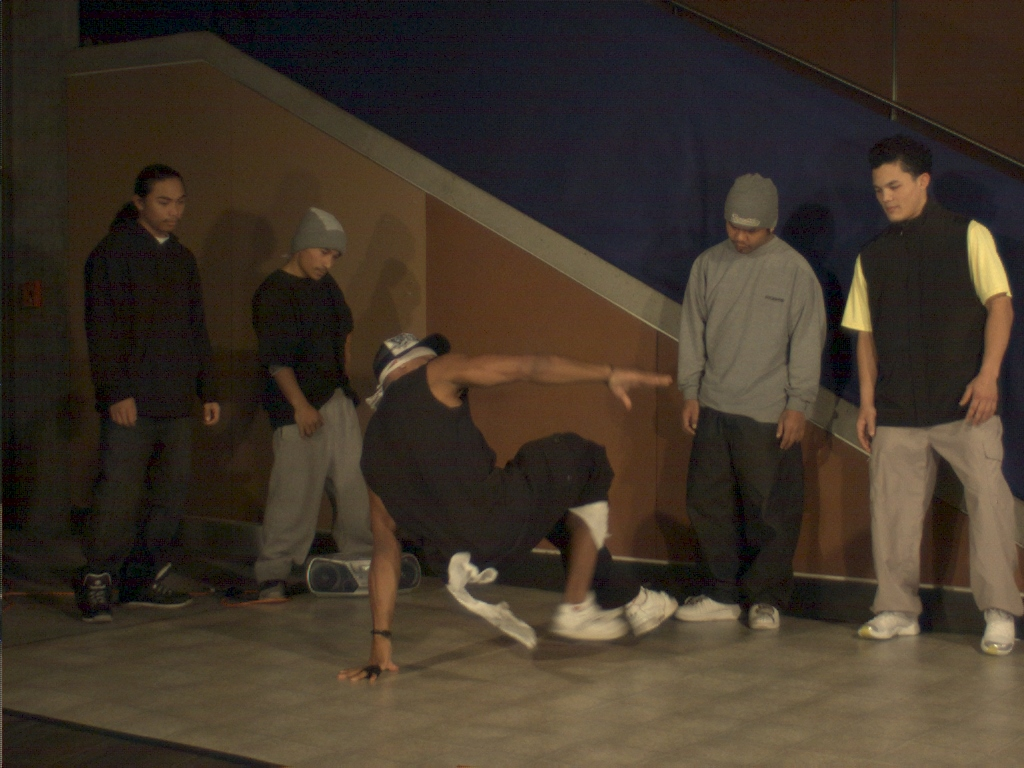
//> input picture test_img/color-cam0-f000.jpg, 1024 x 768 px
$ ./main ../test_img/color-cam0-f000.jpg ../test_img/depth-cam0-f000.png ../test_img/color-cam1-f000.jpg ../test_img/depth-cam1-f000.png   (built with g++ and OpenCV 4)
//> lines starting //> are read from the running program, lines starting //| are printed output that depends on the picture
#include<iostream>
#include<string>
#include<fstream>
#include<opencv2/core/core.hpp>
#include<opencv2/highgui/highgui.hpp>
#include<opencv2/calib3d/calib3d.hpp>
#include <opencv2/imgproc/imgproc.hpp>
#include"Camera.h"
#include"Frame.h"
#include"Virtual_ViewPoint.h"
using namespace std;
//输入两个虚拟视点，以及补丁图像
// [80 lines left out: functions Compelement_Hole, load_cams, not called in this run]

int main(int argc, char**argv)
{

    if(argc != 5){
        cerr << endl << "Usage: ./Line path_to_image1 path_to_image2" << endl;
        return 1;
    }
    string imagePath1=string(argv[1]);
    string depthPath1=string(argv[2]);
    string imagePath2=string(argv[3]);
    string depthPath2=string(argv[4]);
    cout<<"import two images and depthimages"<<endl;
    cv::Mat img1=cv::imread(imagePath1,0);
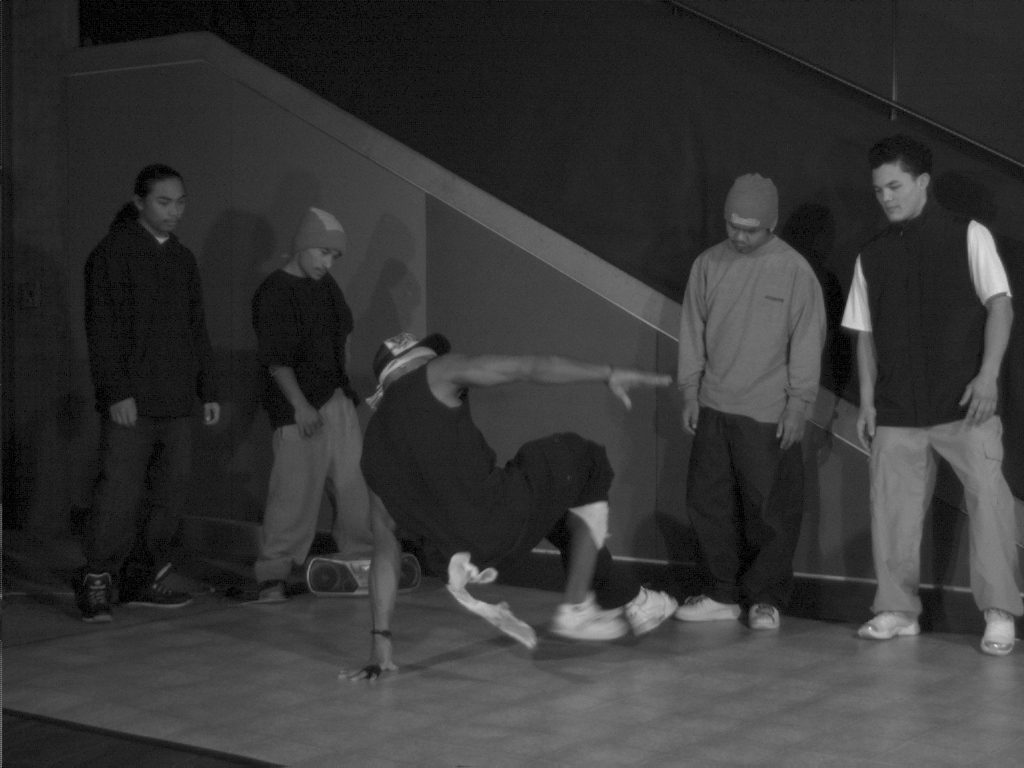
//> img1: 768 rows x 1024 cols, CV_8UC1; min 0, max 239, mean 54.1
    cv::Mat depth_img1=cv::imread(depthPath1,0);
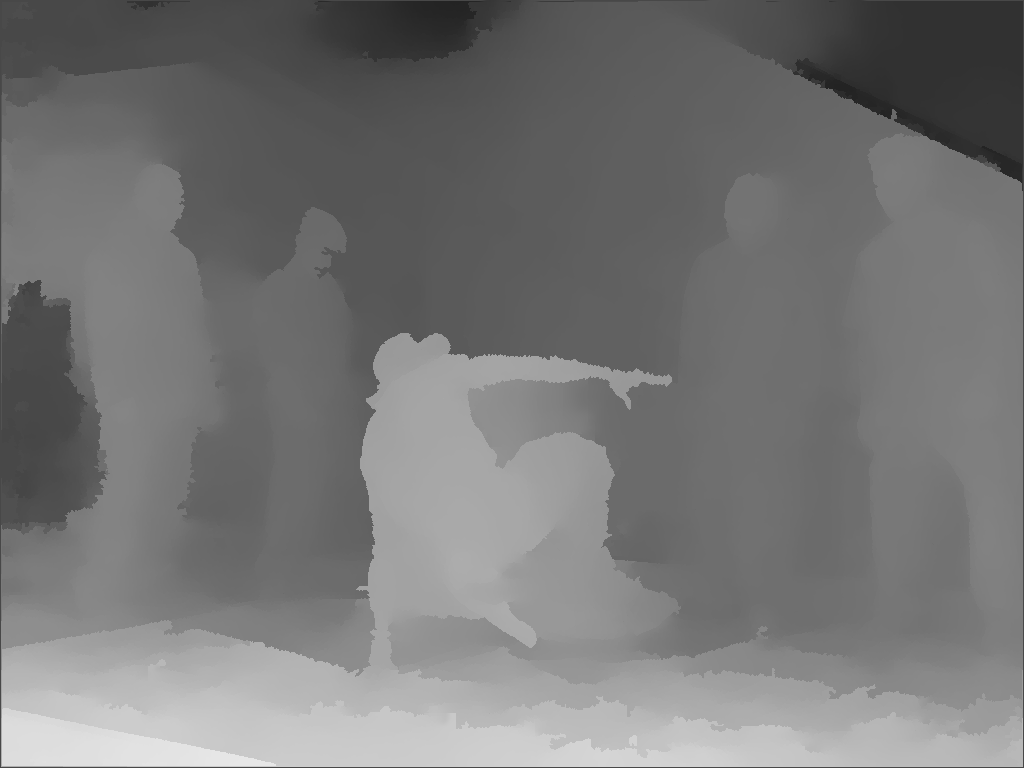
//> input picture test_img/depth-cam0-f000.png, 1024 x 768 px
//> depth_img1 is the input picture: 768 rows x 1024 cols, CV_8UC1; min 35, max 231, mean 118.1
    cv::Mat img2=cv::imread(imagePath2,0);
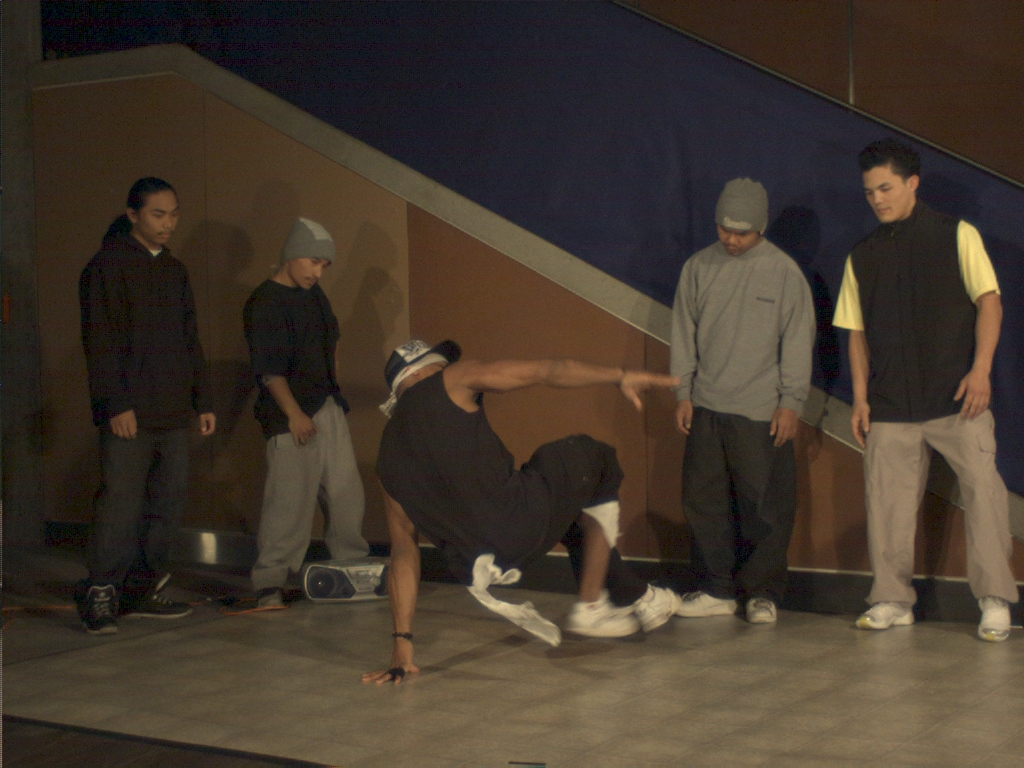
//> input picture test_img/color-cam1-f000.jpg, 1024 x 768 px
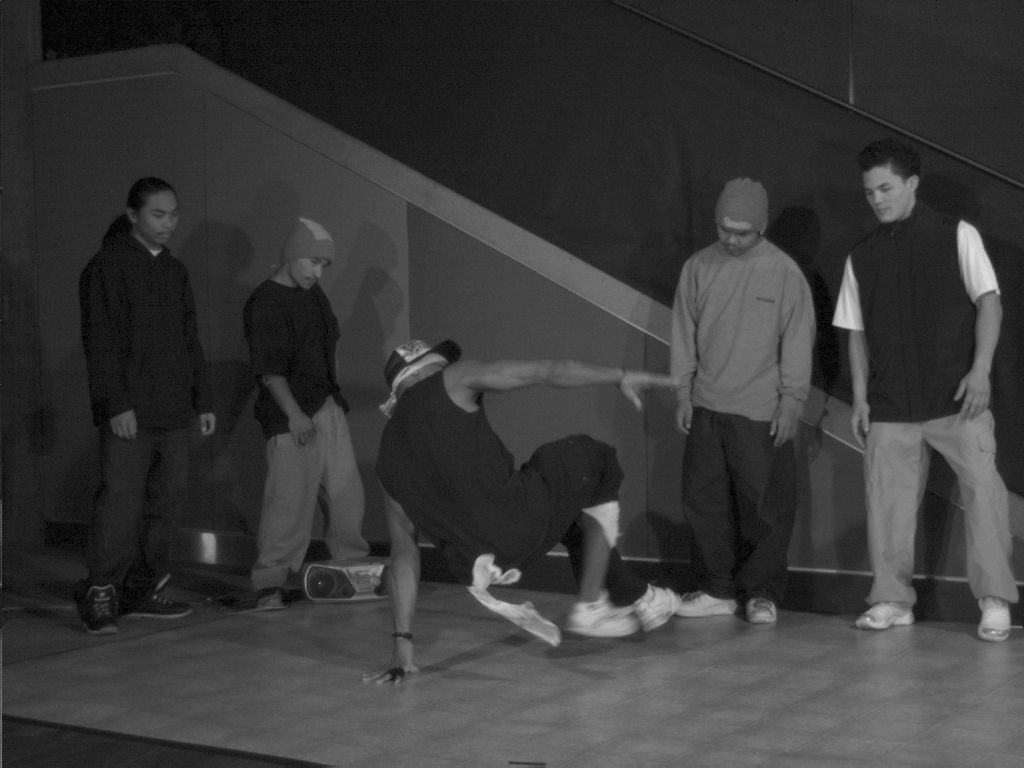
//> img2: 768 rows x 1024 cols, CV_8UC1; min 0, max 224, mean 57.2
    cv::Mat depth_img2=cv::imread(depthPath2,0);
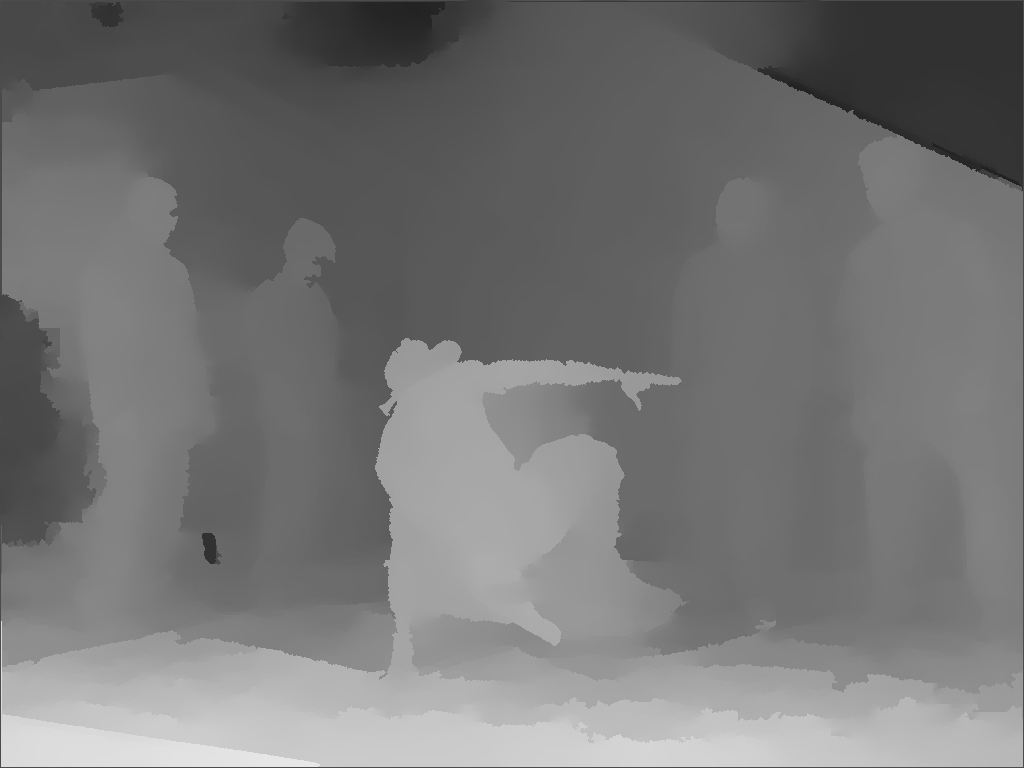
//> input picture test_img/depth-cam1-f000.png, 1024 x 768 px
//> depth_img2 is the input picture: 768 rows x 1024 cols, CV_8UC1; min 34, max 231, mean 117.7

    //创建两个相机实例
//> (the run ends here: the program needs code that is not available in this run, at `std::vector<Camera> cams;`)
